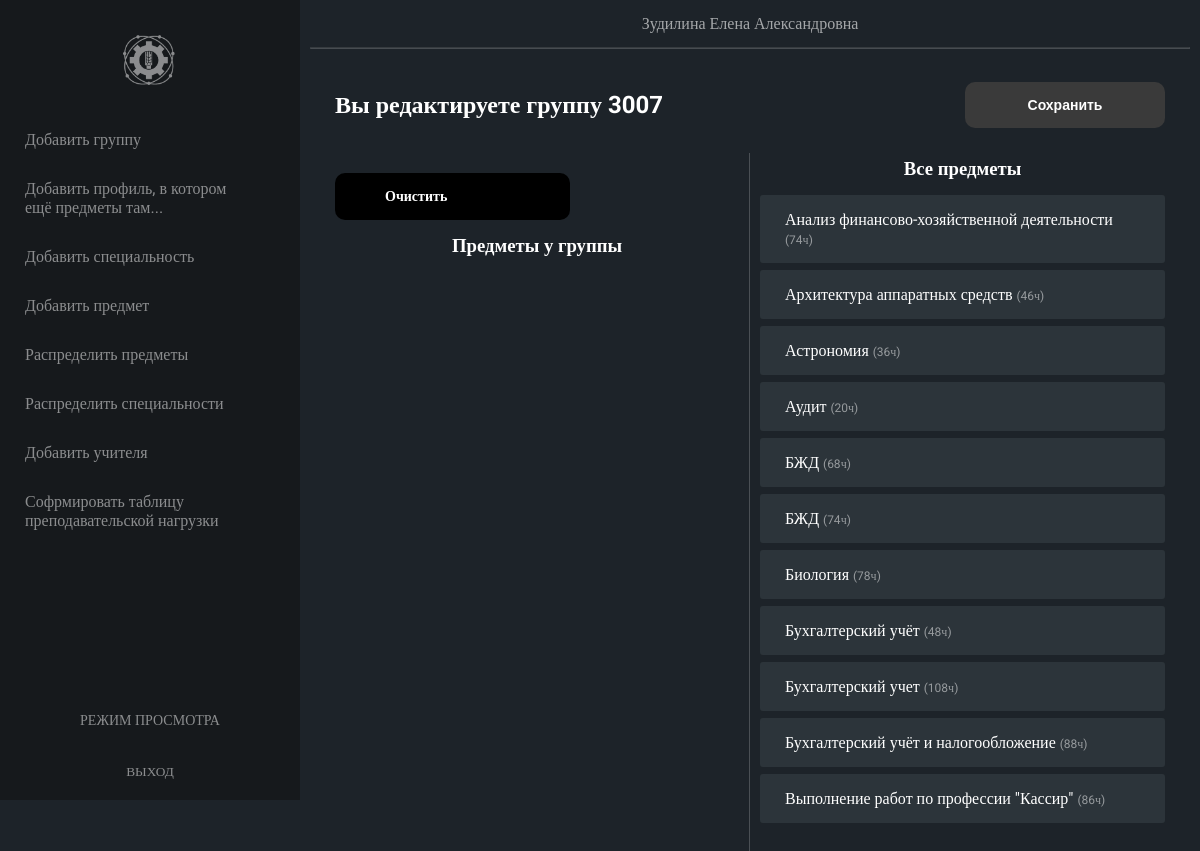
Screenshot of /pages/admin/edit_group_subjects.php?id=3007 (signed in) with the database file from the repository.
### tables this page shows
CREATE TABLE `subjects` (
  `id_subject` int NOT NULL,
  `id_profile` int NOT NULL,
  `subject_name` varchar(255) NOT NULL,
  `subject_desc` varchar(255) DEFAULT NULL,
  `subject_hours` int NOT NULL
);

### pages/admin/edit_group_subjects.php (the view, shortened to what this page needs)
<?php
require_once './../../php/connection.php';
$idGroup = $_GET['id'];
$idSpec = mysqli_fetch_assoc(mysqli_query($link, "SELECT `id_specialization` FROM `groups` WHERE `groups`.`id_group` = '$idGroup'"))['id_specialization'];
$resultG = mysqli_query($link,
"SELECT
    `subjects`.`id_subject`,
    `subjects`.`subject_name`,
    `subjects`.`subject_desc`,
    `subjects`.`subject_hours`,
    `profiles`.`profile_name`
FROM
    `group-subject`,
    `subjects`,
    `profiles`
WHERE
    `subjects`.`id_subject` = `group-subject`.`id_subject`
AND
    `subjects`.`id_profile` = `profiles`.`id_profile`
AND
    `id_group` = '$idGroup';");
$resultS = mysqli_query($link,
"SELECT
    `subjects`.`id_subject`,
    `subjects`.`subject_name`,
    `subjects`.`subject_desc`,
    `subjects`.`subject_hours`,
    `profiles`.`profile_name`
FROM
    `subjects`,
    `profiles`,
    `subject-specialization`
WHERE
    `subject-specialization`.`id_specialization` = '$idSpec'
AND
    `subjects`.`id_subject` = `subject-specialization`.`id_subject`
AND
    `subject-specialization`.`id_specialization` = '$idSpec'
AND
    `subjects`.`id_profile` = `profiles`.`id_profile`
AND
    `subjects`.`id_subject` NOT IN(
                                        SELECT
                                            `id_subject`
                                        FROM
                                            `group-subject`
                                        WHERE
                                            `id_group` = '$idGroup')
ORDER BY `subjects`.`subject_name`");
$groups = mysqli_fetch_all($resultG);
$subjects = mysqli_fetch_all($resultS);
$isEmpty = false;
if (count($groups) == 0)
{
    $isEmpty = true;
}
?>
<!DOCTYPE html>
<html lang='ru'>
<head>
    <link rel='stylesheet' href='./../../styles/style.css'>
</head>
<body>
    <?php include './includes/nav.php'; ?>
    <main>
        <?php include './includes/header.php'; ?>
        <section>
            <div style="display: flex; flex-flow: row nowrap; justify-content: space-between; align-items: center">
                <h2>Вы редактируете группу <?=$idGroup?> </h2>
                <button class="update-subjects-group"> Сохранить </button>
            </div>
            <div class="sort-subjects">
                <div class="sort-subjects__group">
                    <?php
                        if ($isEmpty)
                        {?>
                            <a href="" class="update-subjects-group disabled" style="margin: 15px 0; display: inline-block; min-width: 235px;">Очистить</a>
                        <?}
                        else
                        {?>
                            <a href="./../../php/delete_subjects.php?idGroupToDelete=<?=$idGroup?>" class="update-subjects-group" style="margin: 15px 0; display: inline-block; min-width: 235px;">Очистить</a>
                        <?}
                    ?>
                    <h3 style="text-align: center; margin-bottom: 15px;"> Предметы у группы </h3>
                </div>
                <div class="sort-subjects__all">
                    <h3 style="text-align: center; margin-bottom: 15px;"> Все предметы </h3>
                    <?
                        foreach ($subjects as $value)
                        {
                            ?>
                                <p class="subject-name" data-subjectId="<?=$value[0]?>" ><?=$value[1]?> <span> (<?=$value[3]?>ч) </span> </p>
                            <?
                        }
                    ?>
                </div>
            </div>
        </section>
    </main>
</body>
</html>

### styles/style.css (style rules this page uses)
*, *::after, *::before { box-sizing: border-box; margin: 0; padding: 0; }
a { text-decoration: none; color: #000000; }
button { border: none; outline: none; background-color: transparent; }
html, body { width: 100%; }
html { height: 100%; }
body, input, a, textarea { font-family: "Roboto", serif; }
body { min-height: 100%; color: #FFFFFF; background-color: #1d2329; display: flex; flex-flow: row nowrap; }
main { display: flex; flex-flow: column nowrap; flex-grow: 1; }
main section { padding: 35px; }
section { padding: 25px; width: 100%; }
div.sort-subjects { margin-top: 25px; display: flex; flex-flow: row nowrap; -webkit-user-select: none; user-select: none; }
div.sort-subjects .sort-subjects__all, div.sort-subjects .sort-subjects__group { padding-top: 5px; padding-bottom: 25px; min-width: 50%; flex-grow: 1; }
div.sort-subjects .sort-subjects__all p, div.sort-subjects .sort-subjects__group p { cursor: move; border-radius: 3px; background-color: #2c343a; margin-bottom: 7px; padding: 15px 25px; }
div.sort-subjects .sort-subjects__all p span, div.sort-subjects .sort-subjects__group p span { font-size: 12px; opacity: 0.5; }
div.sort-subjects .sort-subjects__group { border-right: 1px solid rgba(255, 255, 255, 0.2); padding-right: 10px; }
div.sort-subjects .sort-subjects__all { padding-left: 10px; }
.update-subjects-group { cursor: pointer; background-color: #3a3a3a; padding: 15px 50px; border-radius: 10px; width: 200px; font-size: 14px; font-weight: bold; color: #fff; letter-spacing: unset; transition: 0.8s background, 0.6s border-radius; }
.update-subjects-group.disabled { background-color: #000; cursor: not-allowed; }

### rows the page displays
subjects: subject_name "Анализ финансово-хозяйственной деятельности", subject_hours "74"
subjects: subject_name "Архитектура аппаратных средств", subject_hours "46"
subjects: subject_name "Астрономия", subject_hours "36"
subjects: subject_name "Аудит", subject_hours "20"
subjects: subject_name "БЖД", subject_hours "68"
subjects: subject_name "БЖД", subject_hours "74"
subjects: subject_name "Биология", subject_hours "78"
subjects: subject_name "Бухгалтерский учёт", subject_hours "48"
subjects: subject_name "Бухгалтерский учет", subject_hours "108"
subjects: subject_name "Бухгалтерский учёт и налогообложение", subject_hours "88"
subjects: subject_name "Выполнение работ по профессии \"Кассир\"", subject_hours "86"

### other values shown
$_COOKIE['id_admin'] "Зудилина Елена Александровна"
$idGroup "3007"
